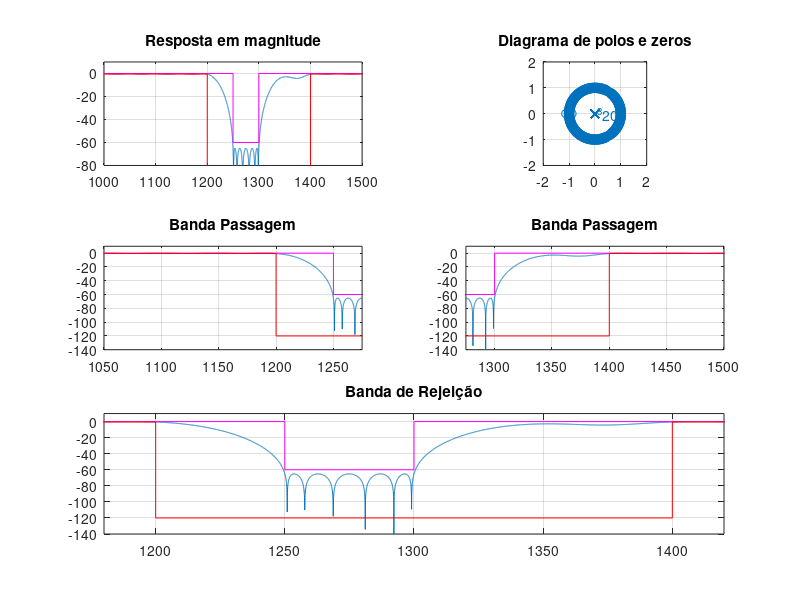
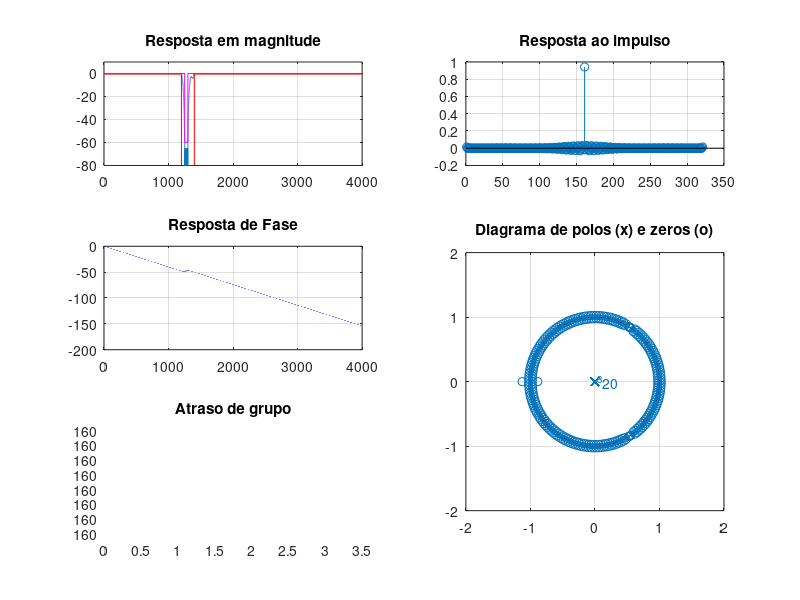

The MATLAB script that drew these images, in order:
% Projeto filtro 4 FIR PM
% BP - (fa = 8000 Hz, f1 = 1200 Hz; f2 = 1250 Hz, f3 = 1300 Hz;
% f4 = 1400 Hz, Ap = 0.5 dB, As = 60 dB, GdB = 0 dB)

close all;
clear all;
clc;

ExecutarAjuste = 1;

%% Especificacoes
Ap = 0.5; As = 60; GdB = 0;

fa = 8000;
fp1 = 1200; fp2 = 1400;
fs1 = 1250; fs2 = 1300;

fcuts = [fp1 fs1 fs2 fp2];
w = fcuts/fa*(2*pi);
wp1 = w(1)/pi; ws1 = w(2)/pi; ws2 = w(3)/pi; wp2 = w(4)/pi;

mags = [1 0 1];
devs_As = 10^(-As/20);
devs_Ap = 1-10^(-Ap/20);
devs = [devs_Ap devs_As devs_Ap];
G0 = GdB;

if ExecutarAjuste
    G0 = G0 - 0.23;
end

% calculo da ordem com firpmord
[n,f0,a0,w0] = firpmord(fcuts,mags,devs,fa);

% calculo algoritmo PM
h_pm = firpm(n,f0,a0,w0);
h_pm = h_pm*10^(G0/20);

%%
figure(1)
subplot(321)
title('Resposta de magnitude')
[h, w] = freqz(h_pm, 1, linspace(0,pi,100000));
% plot(w/pi, abs(h)); grid on;
plot(w*fa/2/pi,20*log10(abs(h))); grid on;
title('Resposta em magnitude')
xlim([1000 1500]); ylim([-80 10]);
hold on;
Amin = 80;
plot([0, ws1, ws1, ws2, ws2, 1]*fa/2, [0, 0, -As, -As, 0,0], '-m')
plot([0, wp1, wp1, wp2, wp2, 1]*fa/2, [-Ap, -Ap, -120, -120, -Ap, -Ap], '-r')

subplot(322)
zplane(h_pm, 1); axis([-2 2 -2 2]);
title('Diagrama de polos e zeros')

subplot(3,2,3)
plot(w*fa/2/pi,20*log10(abs(h))); grid on;
title('Banda Passagem')
grid on; hold on;
plot([0, ws1, ws1, ws2, ws2, 1]*fa/2, [0, 0, -As, -As, 0,0], '-m')
plot([0, wp1, wp1, wp2, wp2, 1]*fa/2, [-Ap, -Ap, -120, -120, -Ap, -Ap], '-r')
xlim([1050 1275]); ylim([-140 10]);

subplot(3,2,4)
plot(w*fa/2/pi,20*log10(abs(h))); grid on;
title('Banda Passagem')
grid on; hold on;
plot([0, ws1, ws1, ws2, ws2, 1]*fa/2, [0, 0, -As, -As, 0,0], '-m')
plot([0, wp1, wp1, wp2, wp2, 1]*fa/2, [-Ap, -Ap, -120, -120, -Ap, -Ap], '-r')
xlim([1275 1500]); ylim([-140 10]);


subplot(3,2,5:6)
plot(w*fa/2/pi,20*log10(abs(h))); grid on;
title('Banda de Rejeição')
grid on; hold on;
plot([0, ws1, ws1, ws2, ws2, 1]*fa/2, [0, 0, -As, -As, 0,0], '-m')
plot([0, wp1, wp1, wp2, wp2, 1]*fa/2, [-Ap, -Ap, -120, -120, -Ap, -Ap], '-r')
xlim([1180 1420]); ylim([-140 10]);

%%
figure(2)
%suptitle(['LP FIR ' num2str(fp) '-' num2str(fs) ' Ordem: ' num2str(2*M+1)])

escala = fa/2;
subplot(3,2,[4 6])
zplane(h_pm, 1);
axis([-2 2 -2 2])
title('Diagrama de polos (x) e zeros (o)')

clear h w
[h, w] = freqz(h_pm, 1, 'whole');

subplot(322)
stem(h_pm), grid on;
title('Resposta ao impulso')

subplot(321)
title('Resposta de magnitude')
[h, w] = freqz(h_pm, 1, linspace(0,pi,100000));
% plot(w/pi, abs(h)); grid on;
plot(w*fa/2/pi,20*log10(abs(h))); grid on;
title('Resposta em magnitude')
xlim([1000 1500]); ylim([-80 10]);
grid on; hold on;


Amin = 80;
plot([0, ws1, ws1, ws2, ws2, 1]*fa/2, [0, 0, -As, -As, 0,0], '-m')
plot([0, wp1, wp1, wp2, wp2, 1]*fa/2, [-Ap, -Ap, -120, -120, -Ap, -Ap], '-r')
xlim([0 fa/2])

subplot(323)
plot(w/pi*escala, unwrap(angle(h))/pi); grid on;
title('Resposta de Fase')

subplot(325)
grpdelay(h_pm, 1)

title('Atraso de grupo')
